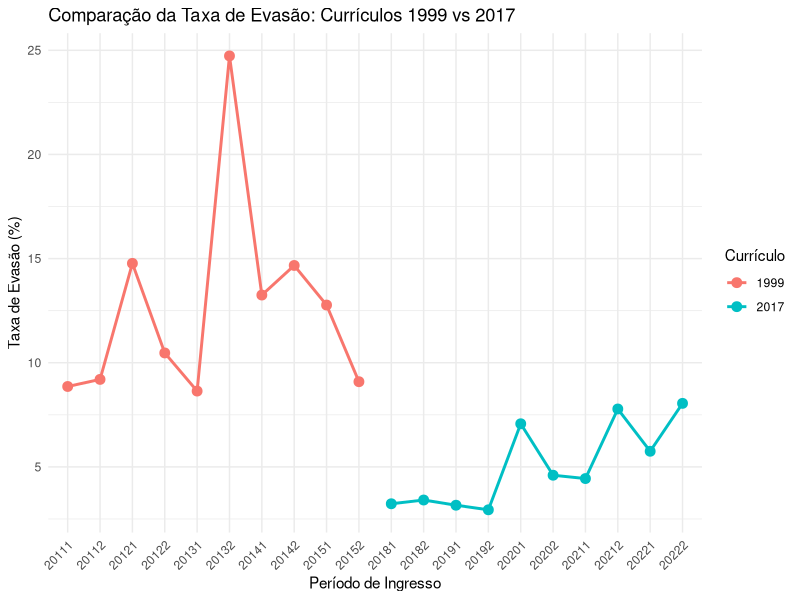

The R script that drew this image:

# Script R para comparar os currículos 1999 e 2017
library(ggplot2)
library(dplyr)

# Dados (carregando do CSV ou dataframe)
data <- read.csv("dados_evasao.csv")

# Converter a coluna de 'Curriculo' para fator para facilitar o agrupamento
data$Curriculo.Entrada <- as.factor(data$Curriculo.Entrada)

# Gráfico de Taxa de Evasão por Período de Ingresso, comparando os currículos
ggplot(data, aes(x = as.factor(Periodo.de.Ingresso), y = Taxa, color = Curriculo.Entrada, group = Curriculo.Entrada)) +
  geom_line(size = 1) +
  geom_point(size = 3) +
  labs(title = "Comparação da Taxa de Evasão: Currículos 1999 vs 2017",
       x = "Período de Ingresso",
       y = "Taxa de Evasão (%)",
       color = "Currículo") +
  theme_minimal() +
  theme(axis.text.x = element_text(angle = 45, hjust = 1))
